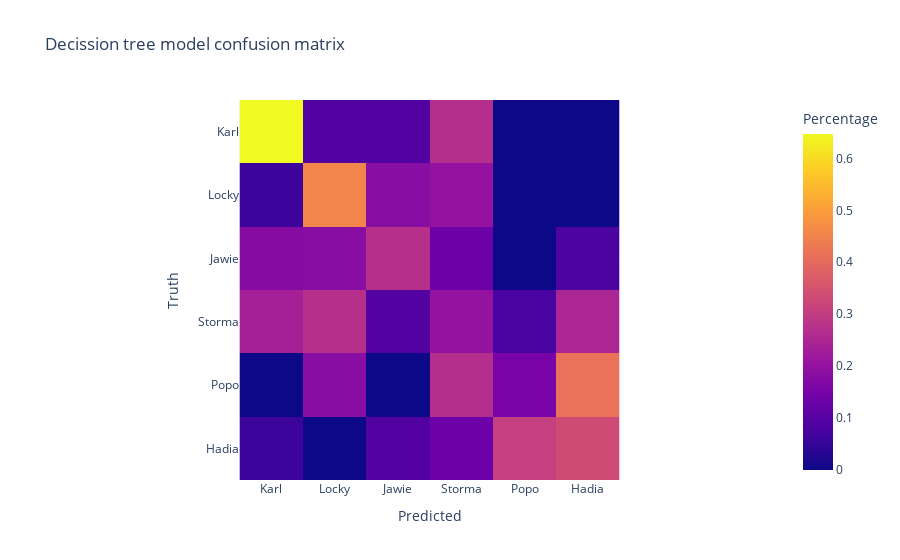

Write notebook code for a chart like this one.
### Code cell
px.imshow(cm,
          title='Decission tree model confusion matrix',
          labels=dict(x='Predicted', y='Truth', color='Percentage'),
          x=names,
          y=names)

### Figure 1 — Plotly figure (JSON) as saved in the notebook; plotly's stock layout.template omitted (floating-point values rounded to 4 significant figures)
{"data": [{"coloraxis": "coloraxis", "hovertemplate": "Predicted: %{x}<br>Truth: %{y}<br>Percentage: %{z}<extra></extra>", "name": "0", "type": "heatmap", "x": ["Karl", "Locky", "Jawie", "Storma", "Popo", "Hadia"], "xaxis": "x", "y": ["Karl", "Locky", "Jawie", "Storma", "Popo", "Hadia"], "yaxis": "y", "z": [[0.6471, 0.09091, 0.09091, 0.2667, 0, 0], [0.05882, 0.4545, 0.1818, 0.2, 0, 0], [0.1765, 0.1818, 0.2727, 0.1333, 0, 0.08333], [0.2353, 0.2727, 0.09091, 0.2, 0.07692, 0.25], [0, 0.1818, 0, 0.2667, 0.1538, 0.4167], [0.05882, 0, 0.09091, 0.1333, 0.3077, 0.3333]]}], "layout": {"coloraxis": {"colorbar": {"title": {"text": "Percentage"}}, "colorscale": [[0, "#0d0887"], [0.1111, "#46039f"], [0.2222, "#7201a8"], [0.3333, "#9c179e"], [0.4444, "#bd3786"], [0.5556, "#d8576b"], [0.6667, "#ed7953"], [0.7778, "#fb9f3a"], [0.8889, "#fdca26"], [1, "#f0f921"]]}, "title": {"text": "Decission tree model confusion matrix"}, "xaxis": {"anchor": "y", "constrain": "domain", "domain": [0, 1], "scaleanchor": "y", "title": {"text": "Predicted"}}, "yaxis": {"anchor": "x", "autorange": "reversed", "constrain": "domain", "domain": [0, 1], "title": {"text": "Truth"}}}}
